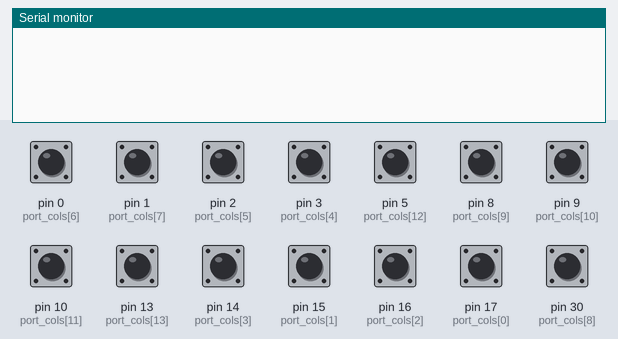
This sketch was run on a simulated Arduino Leonardo, built with avr-gcc and run on an emulated ATmega32U4. On the bench: the last lines printed to the serial monitor. The test bench sets the inputs (shaded band); at power-on: pin 0 (port_cols[6]), pin 1 (port_cols[7]), pin 2 (port_cols[5]), pin 3 (port_cols[4]), pin 5 (port_cols[12]), pin 8 (port_cols[9]), pin 9 (port_cols[10]), pin 10 (port_cols[11]), pin 13 (port_cols[13]), pin 14 (port_cols[3]), pin 15 (port_cols[1]), pin 16 (port_cols[2]), pin 17 (port_cols[0]), pin 30 (port_cols[8]) HIGH.

Above: at 1.2 s.
1.3 s: pin 0 (port_cols[6]) pulled LOW for 0.15 s
At 2.6 s:
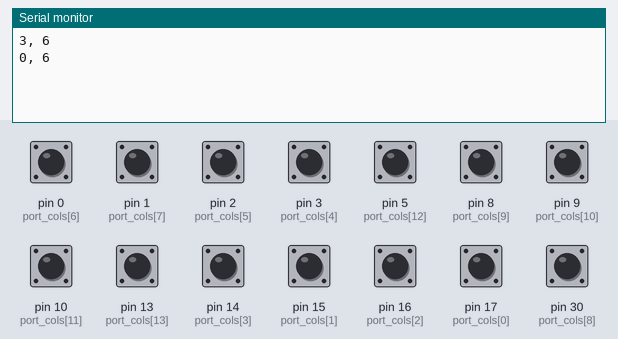
2.9 s: pin 1 (port_cols[7]) pulled LOW for 0.15 s
At 4.2 s:
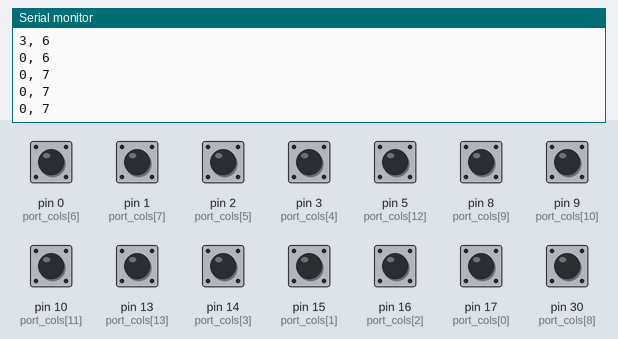
4.5 s: pin 2 (port_cols[5]) pulled LOW for 0.15 s
At 5.0 s:
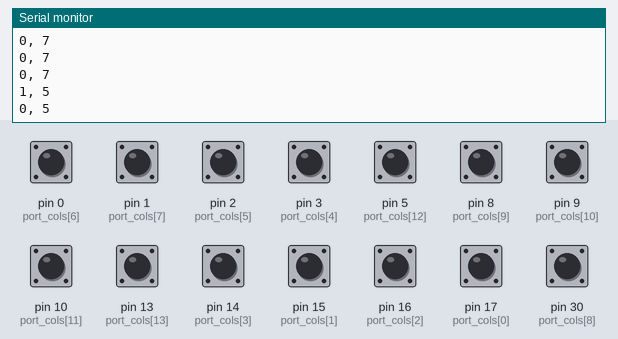
6.1 s: pin 3 (port_cols[4]) pulled LOW for 0.15 s
At 6.9 s:
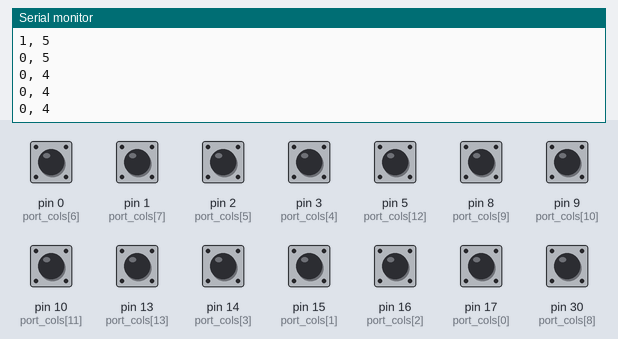
7.7 s: pin 5 (port_cols[12]) pulled LOW for 0.15 s
At 8.6 s:
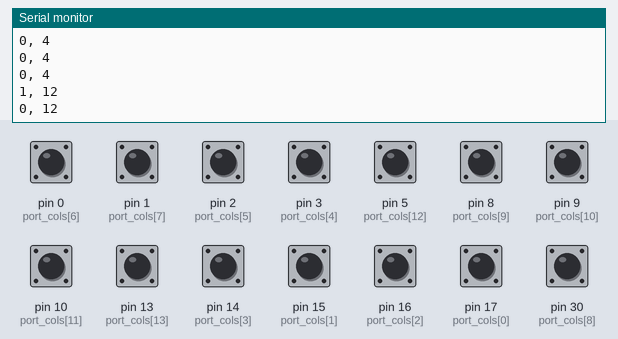
9.3 s: pin 8 (port_cols[9]) pulled LOW for 0.15 s
At 10.5 s:
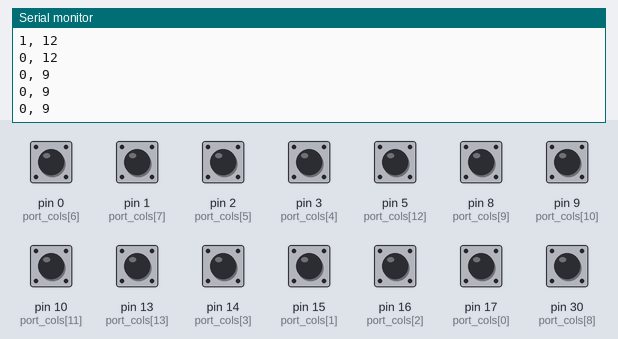
Timing chart, 0 to 11.9 s (numbered marks = the images above; inputs shaded):
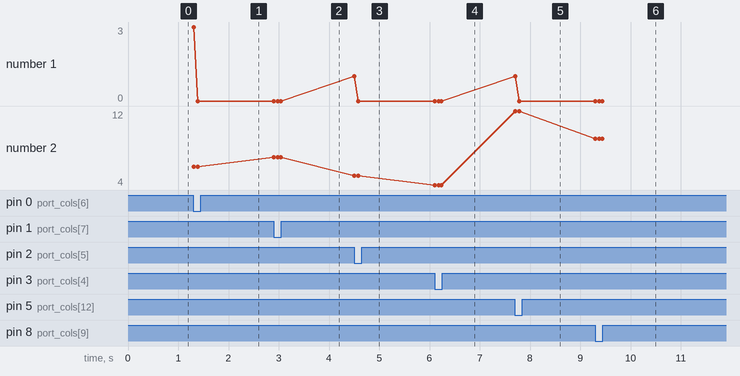

Measured:
- after the input at 1.3 s, the serial monitor: prints a new line at once (image 1)
- after the input at 2.9 s, the serial monitor: prints a new line at once (image 2)
- after the input at 4.5 s, the serial monitor: prints a new line at once (image 3)
- after the input at 6.1 s, the serial monitor: prints a new line at once (image 4)
- after the input at 7.7 s, the serial monitor: prints a new line at once (image 5)
- after the input at 9.3 s, the serial monitor: prints a new line at once (image 6)
- plotted number 2: 6 → 7 after the input at 2.9 s, 7 → 5 after the input at 4.5 s, 5 → 4 after the input at 6.1 s, 4 → 12 after the input at 7.7 s, 12 → 9 after the input at 9.3 s

The sketch:

ArduinoSerialTest.ino
```cpp
#include <Keyboard.h>

/*char keyboard[6][14] = { {'E', '1', '2', '3', '4', '5', '6', '7', '8', '9', '0', '-', '=', 'B' },
                      {'T', 'q', 'w', 'e', 'r', 't', 'y', 'u', 'i', 'o', 'p', '[', ']', 'j'       },
                      {'C', 'a', 's', 'd', 'f', 'g', 'h', 'j', 'k', 'l', ';', 'q', 'E'   },
                      {'L', 'z', 'x', 'c', 'v', 'b', 'n', 'm', ',', '.', '/', 'R'          },
                      {'L', 'n', 'L',     ' '     ,'R', 'M', 'R', 'F'            },
                      {'N', 'A', 'A', '{', '(', '<', '>', ')', '}', 'N', 'N', 'A'              } };


*/


//try making last row without 0x00 or add 0x00 to the rows below 14 columns and check results
int keyboard[6][14] = {
                      {0xB1, 0x31, 0x32, 0x33, 0x34, 0x35, 0x36, 0x37, 0x38, 0x39, 0x30, 0x2D, 0x3D, 0xB2},
                      {0xB3, 0x71, 0x77, 0x65, 0x72, 0x74, 0x79, 0x75, 0x69, 0x6F, 0x70, 0x5B, 0x5D, 0x5C},
                      {0xC1, 0x61, 0x73, 0x64, 0x66, 0x67, 0x68, 0x6A, 0x6B, 0x6C, 0x3B, 0x27, 0x00, 0xB0}, //13 columns here
                      {0x81, 0x7A, 0x78, 0x63, 0x76, 0x62, 0x6E, 0x6D, 0x2C, 0x2E, 0x2F, 0x00, 0x00, 0x85}, //12 columns here
                      {0x80, 0x83, 0x82, 0x00, 0x00,   0x20   , 0x00, 0x00, 0x00, 0x00, 0x86, 0x87, 0x84, 0xD8}, //FN turned to LEFT arrow button and Menu turned to UP arrow. 8 columns here
                      {0x00, 0x00, 0x7B, 0x28, 0x3C, 0x3E, 0x29, 0x7D, 0x00, 0x00, 0x00, 0x00, 0x00, 0x00}
                      };


int port_rows[6] = {18, 19, 20, 21, 22, 23};
int port_cols[14] = {17, 15, 16, 14, 3, 2, 0, 1, 30, 8, 9, 10, 5, 13};

//setting up inputs and outputs.
void setup() {
  Serial.begin(9600);
  //initializing rows as output
  pinMode(18, OUTPUT); //row 0 PF7
  pinMode(19, OUTPUT); //row 4 PF6
  pinMode(20, OUTPUT); //row 3 PF5
  pinMode(21, OUTPUT); //row 2 PF4
  pinMode(22, OUTPUT); //row 1 PF1
  pinMode(23, OUTPUT); //row 1 PF0

  //initializing columns as input and enabling pull-up resistors
  pinMode(0, INPUT_PULLUP);  //column 7 PD1
  pinMode(1, INPUT_PULLUP);  //column 6 PD2
  pinMode(2, INPUT_PULLUP);  //column 5 PD1
  pinMode(3, INPUT_PULLUP);  //column 4 PD0
  pinMode(5, INPUT_PULLUP);  //column 12 PC6
  pinMode(8, INPUT_PULLUP);  //column 9 PB4
  pinMode(9, INPUT_PULLUP);  //column 10 PB5
  pinMode(10, INPUT_PULLUP); //column 11 PB6
  pinMode(13, INPUT_PULLUP); //column 13 PC7
  pinMode(14, INPUT_PULLUP); //column 3 PB3
  pinMode(15, INPUT_PULLUP); //column 1 PB1
  pinMode(16, INPUT_PULLUP); //column 2 PB2
  pinMode(17, INPUT_PULLUP); //column 0 PB0
  pinMode(30, INPUT); //column 8 PD5
}

//scanning each row and column for a pressed key.
//Try making another scan loop that goes in the opposite order.
int keyboard_scan(){
  //setting all the rows to 1
  digitalWrite(18, HIGH);
  digitalWrite(19, HIGH);
  digitalWrite(20, HIGH);
  digitalWrite(21, HIGH);
  digitalWrite(22, HIGH);
  digitalWrite(23, HIGH);
  digitalWrite(30, HIGH); //enable pull-up resistor in column 8
  int i = 0;
  int j = 0;
  for(i = 0; i < 6; i++){
    //setting a row to 0
    digitalWrite(port_rows[i], LOW);
        delay(5);

    //scan through the columns to see which button is pressed.
    for(j = 0; j < 14; j++){
      if( (digitalRead(port_cols[j]) == 0 )){
        Serial.print(i);
        Serial.print(", ");
        Serial.print(j);
        Serial.print("\n");
        delay(25);
        return keyboard[i][j];
      }
    }
    digitalWrite(port_rows[i], HIGH); //set the row back to 1 and move on to the next row
    digitalWrite(30, LOW); //disable pull-up resistor on column 8 to prevent ghosting

  }
  return 0x00; //If nothing is found, return 0xFFF
}

int lastKey;
void loop() {
  int key = keyboard_scan();
  if(key != 0x00) {

    Keyboard.press(key); //sends pressed character
    delay(25); //debounce

    //Keyboard.releaseAll();
    if(lastKey != key){
      Keyboard.release(lastKey);
      Keyboard.press(key); //sends pressed character
      delay(25); //debounce
      }
    lastKey = key;
  }
  else
    Keyboard.releaseAll();
}
```
